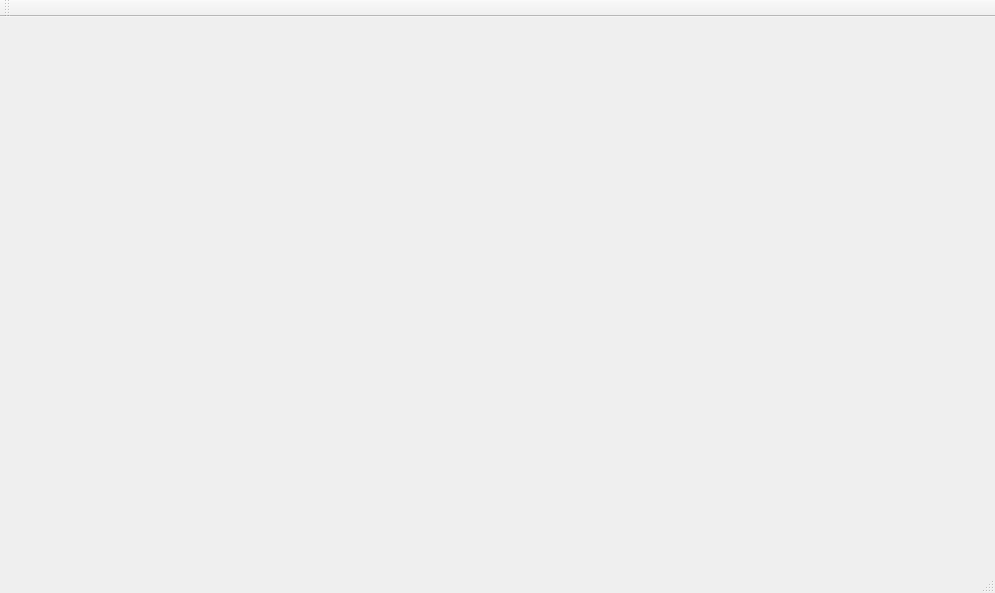
<?xml version="1.0" encoding="UTF-8"?>
<ui version="4.0">
 <class>MainWindow</class>
 <widget class="QMainWindow" name="MainWindow">
  <property name="geometry">
   <rect>
    <x>0</x>
    <y>0</y>
    <width>995</width>
    <height>593</height>
   </rect>
  </property>
  <property name="windowTitle">
   <string>MainWindow</string>
  </property>
  <widget class="QWidget" name="centralWidget"/>
  <widget class="QMenuBar" name="menuBar">
   <property name="geometry">
    <rect>
     <x>0</x>
     <y>0</y>
     <width>995</width>
     <height>18</height>
    </rect>
   </property>
  </widget>
  <widget class="QToolBar" name="mainToolBar">
   <attribute name="toolBarArea">
    <enum>TopToolBarArea</enum>
   </attribute>
   <attribute name="toolBarBreak">
    <bool>false</bool>
   </attribute>
  </widget>
  <widget class="QStatusBar" name="statusBar"/>
 </widget>
 <layoutdefault spacing="6" margin="11"/>
 <resources/>
 <connections/>
</ui>
